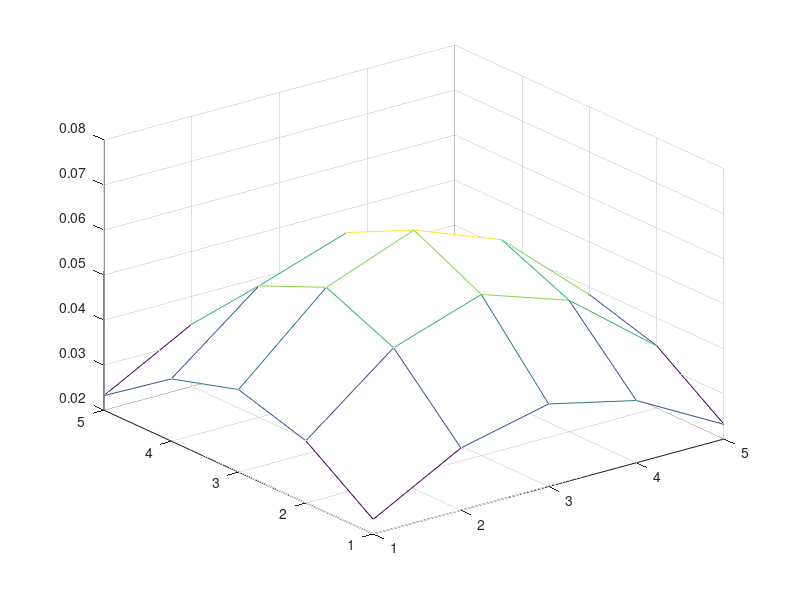

Here is the MATLAB script that generated this plot: (Note: this script raises an error after producing the figure.)
% 2.3 Linear Spatial Filtering and 2.4 Median Filtering
% Written by: Mu Siyi
% Date: 21/09/2020

% Generate Gaussian Averaging Filter 1
m = 5; 
n = 5;
sigma = 1;
[x y] = meshgrid(-(m-1)/2:(m-1)/2, -(n-1)/2:(n-1)/2);
hg = exp(-(x.^2+y.^2)/(2*sigma^2))/(2*pi*sigma^2);            %Gaussian function
h1 = hg./sum(hg(:));
mesh(h1)
% Alternative approach
h1 = fspecial('gaussian',5, 1);
mesh(h1)


% Generate Gaussian Averaging Filter 2
sigma = 2;
[x y] = meshgrid(-(m-1)/2:(m-1)/2, -(n-1)/2:(n-1)/2);
hg = exp(-(x.^2+y.^2)/(2*sigma^2))/(2*pi*sigma^2);            
h2 = hg ./sum(hg(:))
mesh(h2)
% Alternative approach
h2 = fspecial('gaussian',5, 2)
mesh(h2)


% Apply Gaussian filter on the image with Gaussian noise
Pc1 = imread('lib-gn.jpg');
imshow(Pc1)
P1 = conv2(Pc1, h1);
imshow(P1, [])
P2 = conv2(Pc1, h2);
imshow(P2, [])

% Apply Gaussian filter on the image with speckle noise
Pc2 = imread('lib-sp.jpg');
imshow(Pc2)
P3 = conv2(Pc2, h1);
imshow(P3, [])
P4 = conv2(Pc2, h2);
imshow(P4, [])


% Apply Median filter on the image with Gaussian noise
P5 = medfilt2(Pc1, [3 3]);
imshow(P5)
P6 = medfilt2(Pc1, [5 5]);
imshow(P6)

% Apply Median filter on the image with speckle noise
P7 = medfilt2(Pc2, [3 3]);
imshow(P7)
P8 = medfilt2(Pc2, [5 5]);
imshow(P8)
